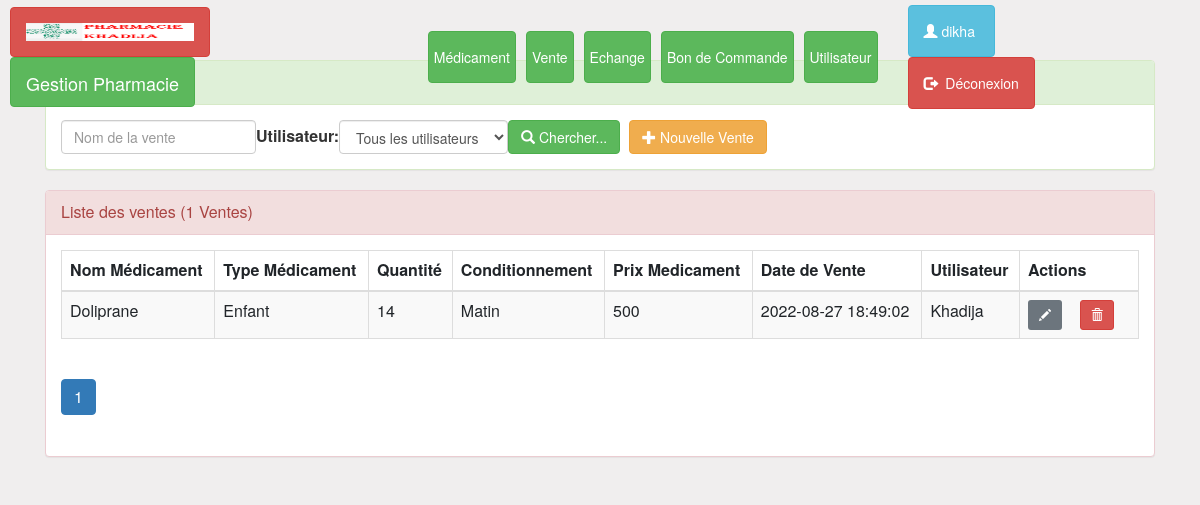
The app's page /pages/vente.php (signed in) with its own data.
### tables this page shows
CREATE TABLE `vente` (
  `idvente` int(11) NOT NULL,
  `nomedic` varchar(50) DEFAULT NULL,
  `typmedic` varchar(50) DEFAULT NULL,
  `quantite` double DEFAULT NULL,
  `conditionnement` varchar(45) DEFAULT NULL,
  `prixmed` double DEFAULT NULL,
  `datecreation` timestamp NOT NULL DEFAULT current_timestamp() ON UPDATE current_timestamp(),
  `idmedicament` int(11) DEFAULT NULL,
  `idutilisateur` int(11) DEFAULT NULL
);

CREATE TABLE `utilisateur` (
  `idutilisateur` int(11) NOT NULL,
  `prenom` varchar(50) DEFAULT NULL,
  `nom` varchar(50) DEFAULT NULL,
  `age` date DEFAULT NULL,
  `sexe` varchar(50) DEFAULT NULL,
  `type` varchar(50) DEFAULT NULL,
  `etat` int(1) DEFAULT NULL,
  `login` varchar(50) DEFAULT NULL,
  `email` varchar(50) DEFAULT NULL,
  `password` varchar(50) DEFAULT NULL,
  `idmedicament` int(11) DEFAULT NULL
);

### pages/vente.php (the view, shortened to what this page needs)
<?php
     require_once("connexiondb.php");
    $nomedic=isset($_GET['nomedic'])?$_GET['nomedic']:"";
    $idutilisateur=isset($_GET['idutilisateur'])?$_GET['idutilisateur']:0;
    $size=isset($_GET['size'])?$_GET['size']:3;
    $page=isset($_GET['page'])?$_GET['page']:1;
    $offset=($page-1)*$size;
    if($idutilisateur==0){
        $requete="SELECT idvente,nomedic,typmedic,quantite,conditionnement,prixmed,datecreation,prenom
                from utilisateur as u,vente as v
                where u.idutilisateur=v.idutilisateur
                and nomedic like '%$nomedic%'
                order by idvente
                limit $size
                offset $offset";
        $requeteCount="SELECT count(*) countV FROM vente
                where nomedic like '%$nomedic%' ";
    }
    $resultatvE=$pdo->query($requete);
    $resultatCount=$pdo->query($requeteCount);
    $tabCount=$resultatCount->fetch();
    $nbrV=$tabCount['countV'];
    $reste=$nbrV % $size;
    if($reste===0)
        $nbrPage=$nbrV/$size;
    else
        $nbrPage=floor($nbrV/$size)+1;
?>
<!DOCTYPE html>
<html lang="fr">
<head>
  <link rel="stylesheet" href="https://use.fontawesome.com/releases/v5.7.0/css/all.css">
  <link rel="stylesheet" href="https://cdn.jsdelivr.net/npm/bootstrap@4.6.1/dist/css/bootstrap.min.css">
  <link rel="stylesheet" type="text/css" href="../css/bootstrap.css">
  <link rel="stylesheet" type="text/css" href="../css/font-awesome.min.css">
  <link rel="stylesheet" type="text/css" href="../css/monstyle.css">
</head>
<body>
 <?php include("menu.php"); ?>
 <div class="container">
            <div class="panel panel-success margetop60">
				<div class="panel-heading">Rechercher vente</div>
				<div class="panel-body">
					<form method="get" action="vente.php" class="form-inline">
						<div class="form-group">
                            <input type="text" name="nomedic"
                                   placeholder="Nom de la vente"
                                   class="form-control"
                                   value="<?php echo $nomedic ?>"/>
                        </div>
                        <label for="idutilisateur">Utilisateur:</label>
				            <select name="idutilisateur" class="form-control" id="idutilisateur"
                                    onchange="this.form.submit()">
                                    <option value=0>Tous les utilisateurs</option>
				            </select>
				        <button type="submit" class="btn btn-success">
                            <span class="glyphicon glyphicon-search"></span>
                            Chercher...
                        </button>
                            <a href="nouvente.php" class="btn btn-warning">
                                <span class="glyphicon glyphicon-plus"></span>
                                Nouvelle Vente
                            </a>
					</form>
				</div>
			</div>
            <div class="panel panel-danger">
                <div class="panel-heading">Liste des ventes (<?php echo $nbrV ?> Ventes)</div>
                <div class="panel-body">
                    <table class="table table-striped table-bordered">
                        <thead>
                            <tr>
                                <th>Nom Médicament</th> <th>Type Médicament</th>  <th>Quantité</th>  <th>Conditionnement</th>  <th>Prix Medicament</th> <th>Date de Vente</th> <th>Utilisateur</th>
                                <?php if ($_SESSION['utilisateur']['type']== 'Administrateur') {?>
                                <th>Actions</th>
                                <?php } ?>
                            </tr>
                        </thead>
                        <tbody>
                            <?php while($vente=$resultatvE->fetch()){ ?>
                                <tr>
                                    <td><?php echo $vente['nomedic'] ?> </td>
                                    <td><?php echo $vente['typmedic'] ?> </td>
                                    <td><?php echo $vente['quantite'] ?> </td>
                                    <td><?php echo $vente['conditionnement'] ?> </td>
                                    <td><?php echo $vente['prixmed'] ?> </td>
                                    <td><?php echo $vente['datecreation'] ?> </td>
                                    <td><?php echo $vente['prenom'] ?> </td>
                                   <td>
                                   <?php if ($_SESSION['utilisateur']['type']== 'Administrateur') {?>
                                        <a href="editvente.php?idvente=<?php echo $vente['idvente'] ?>"
                                           class="btn btn-secondary btn-sm">
                                            <span class="glyphicon glyphicon-pencil"></span>
                                        </a>
                                        <a onclick="return confirm('Etes vous sur de vouloir supprimer cette vente')"
                                        class="btn btn-danger btn-sm"
                                            href="supprimvente.php?idvente=<?php echo $vente['idvente'] ?>">
                                                <span class="glyphicon glyphicon-trash"></span>
                                        </a>
                                        </td>
                                        <?php } ?>
                                        </tr>
                             <?php } ?>
                        </tbody>
                    </table>
                <div>
                    <ul class="pagination">
                        <?php for($i=1;$i<=$nbrPage;$i++){ ?>
                            <li class="<?php if($i==$page) echo 'active' ?>">
            <a href="vente.php?page=<?php echo $i;?>&vente=<?php echo $vente ?>">
                                    <?php echo $i; ?>
                                </a>
                             </li>
                        <?php } ?>
                    </ul>
                </div>
                </div>
            </div>
        </div>
    </body>
</HTML>

### css/monstyle.css (style rules this page uses)
.margetop60 { margin-top: 60px; }
body { background-color: rgb(240, 238, 238); font-size: 16px; }

### records on screen
vente: nomedic "Doliprane", typmedic "Enfant", quantite "14", conditionnement "Matin", prixmed "500", datecreation "2022-08-27 18:49:02", idutilisateur.prenom "Khadija"

### other values on screen
$_SESSION['utilisateur']['login'] "dikha"
$nbrV "1"
